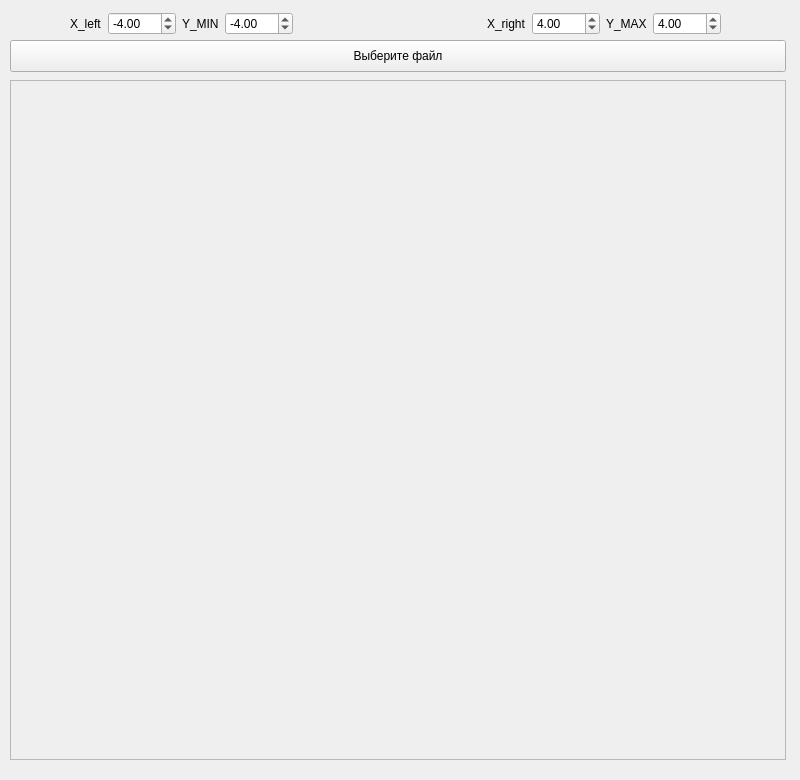
<?xml version="1.0" encoding="UTF-8"?>
<ui version="4.0">
 <class>MainWindow</class>
 <widget class="QMainWindow" name="MainWindow">
  <property name="geometry">
   <rect>
    <x>0</x>
    <y>0</y>
    <width>800</width>
    <height>780</height>
   </rect>
  </property>
  <property name="sizePolicy">
   <sizepolicy hsizetype="Fixed" vsizetype="Fixed">
    <horstretch>0</horstretch>
    <verstretch>0</verstretch>
   </sizepolicy>
  </property>
  <property name="minimumSize">
   <size>
    <width>800</width>
    <height>780</height>
   </size>
  </property>
  <property name="maximumSize">
   <size>
    <width>800</width>
    <height>780</height>
   </size>
  </property>
  <property name="windowTitle">
   <string>Отсечение</string>
  </property>
  <widget class="QWidget" name="centralwidget">
   <widget class="QScrollArea" name="scrollArea">
    <property name="geometry">
     <rect>
      <x>10</x>
      <y>80</y>
      <width>776</width>
      <height>680</height>
     </rect>
    </property>
    <property name="widgetResizable">
     <bool>true</bool>
    </property>
    <widget class="QWidget" name="scrollAreaWidgetContents">
     <property name="geometry">
      <rect>
       <x>0</x>
       <y>0</y>
       <width>774</width>
       <height>678</height>
      </rect>
     </property>
     <layout class="QVBoxLayout" name="verticalLayout_2">
      <item>
       <widget class="QLabel" name="label">
        <property name="text">
         <string/>
        </property>
        <property name="alignment">
         <set>Qt::AlignCenter</set>
        </property>
       </widget>
      </item>
     </layout>
    </widget>
   </widget>
   <widget class="QPushButton" name="selectDirectoryB">
    <property name="geometry">
     <rect>
      <x>10</x>
      <y>40</y>
      <width>776</width>
      <height>32</height>
     </rect>
    </property>
    <property name="text">
     <string>Выберите файл</string>
    </property>
   </widget>
   <widget class="QWidget" name="layoutWidget">
    <property name="geometry">
     <rect>
      <x>90</x>
      <y>0</y>
      <width>2</width>
      <height>2</height>
     </rect>
    </property>
    <layout class="QHBoxLayout" name="horizontalLayout_3"/>
   </widget>
   <widget class="QWidget" name="layoutWidget_2">
    <property name="geometry">
     <rect>
      <x>70</x>
      <y>10</y>
      <width>651</width>
      <height>27</height>
     </rect>
    </property>
    <layout class="QHBoxLayout" name="horizontalLayout">
     <item>
      <layout class="QHBoxLayout" name="horizontalLayout_5">
       <item>
        <widget class="QLabel" name="label_4">
         <property name="text">
          <string>X_left</string>
         </property>
        </widget>
       </item>
       <item>
        <widget class="QDoubleSpinBox" name="dsb_Xmin">
         <property name="minimum">
          <double>-100.000000000000000</double>
         </property>
         <property name="value">
          <double>-4.000000000000000</double>
         </property>
        </widget>
       </item>
      </layout>
     </item>
     <item>
      <layout class="QVBoxLayout" name="verticalLayout_5">
       <item>
        <layout class="QHBoxLayout" name="horizontalLayout_6">
         <item>
          <widget class="QLabel" name="label_5">
           <property name="text">
            <string>Y_MIN</string>
           </property>
          </widget>
         </item>
         <item>
          <widget class="QDoubleSpinBox" name="dsb_Ymin">
           <property name="minimum">
            <double>-100.000000000000000</double>
           </property>
           <property name="value">
            <double>-4.000000000000000</double>
           </property>
          </widget>
         </item>
        </layout>
       </item>
      </layout>
     </item>
     <item>
      <spacer name="horizontalSpacer">
       <property name="orientation">
        <enum>Qt::Horizontal</enum>
       </property>
       <property name="sizeType">
        <enum>QSizePolicy::Expanding</enum>
       </property>
       <property name="sizeHint" stdset="0">
        <size>
         <width>40</width>
         <height>20</height>
        </size>
       </property>
      </spacer>
     </item>
     <item>
      <widget class="QLabel" name="label_2">
       <property name="text">
        <string>X_right</string>
       </property>
      </widget>
     </item>
     <item>
      <widget class="QDoubleSpinBox" name="dsb_Xmax">
       <property name="minimum">
        <double>-100.000000000000000</double>
       </property>
       <property name="value">
        <double>4.000000000000000</double>
       </property>
      </widget>
     </item>
     <item>
      <widget class="QLabel" name="label_3">
       <property name="text">
        <string>Y_MAX</string>
       </property>
      </widget>
     </item>
     <item>
      <widget class="QDoubleSpinBox" name="dsb_Ymax">
       <property name="minimum">
        <double>-100.000000000000000</double>
       </property>
       <property name="value">
        <double>4.000000000000000</double>
       </property>
      </widget>
     </item>
    </layout>
   </widget>
  </widget>
 </widget>
 <resources/>
 <connections/>
</ui>
